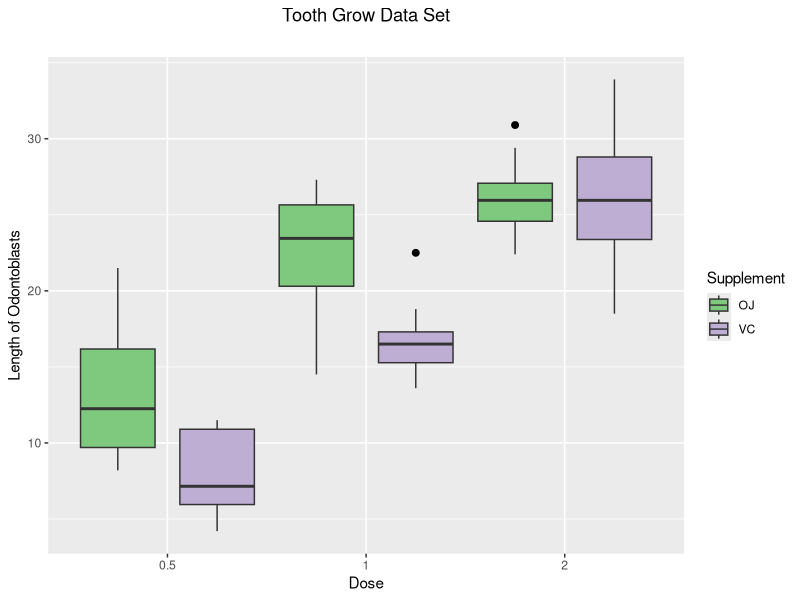

Source code (R): (Note: this script raises an error after producing the figure.)
## ---- chunk 1
knitr::opts_chunk$set(echo = TRUE)
## ---- chunk 2
Sys.setenv(R_GSCMD="C:\\Program Files\\gs\\gs9.54.0\\bin\\gswin64.exe")
## ---- chunk 3
library(datasets)
library(ggplot2)
library(RColorBrewer)
library(combinat)
library(knitr)
library(kableExtra)
## ---- chunk 4

tg <- ToothGrowth
tg$dose <- as.factor(tg$dose)
ggplot(data=tg, aes(x=dose,y=len,fill=supp)) +
  geom_boxplot(outlier.colour="black", 
               outlier.size=2,position=position_dodge(1)) + 
  labs(title = "Tooth Grow Data Set",
       subtitle = "",
       y = "Length of Odontoblasts", x = "Dose") +
    scale_fill_brewer(name = "Supplement",palette="Accent")  +
  theme(plot.title = element_text(hjust = 0.5)) 
## ---- chunk 5
tg$supp.dose <- paste0(tg$supp,".",tg$dose)
tg$supp.dose <- as.factor(tg$supp.dose)
supp.doses <- levels(tg$supp.dose)
n.supp.dose <- length(supp.doses)

mat.comparison <- matrix(rep(0,n.supp.dose**2),n.supp.dose,n.supp.dose)
rownames(mat.comparison) <- supp.doses
colnames(mat.comparison) <- supp.doses
for (i in 1:n.supp.dose) mat.comparison[i,i] <- "X"

comb.supp.doses <- combn(levels(tg$supp.dose),2)
comb.supp.pvalues <- rbind(comb.supp.doses,
apply(comb.supp.doses,2,function(x)
{
  t.test(len~supp.dose,data=tg[tg$supp.dose %in% x,],alternative="two.sided",conf.level=0.95,var.equal=FALSE)$p.value
}
  ))
comb.supp.pvalues <- as.data.frame(t(comb.supp.pvalues))
colnames(comb.supp.pvalues) <- c("Method.1","Method.2","P.Value")
comb.supp.pvalues$P.Value <- as.numeric(levels(comb.supp.pvalues$P.Value)[comb.supp.pvalues$P.Value])
comb.supp.pvalues$VERDICT <- with(comb.supp.pvalues,ifelse(P.Value < 0.05,"SIGNIFICANT",
    ifelse((P.Value >= 0.05) & (P.Value < 0.1), "BORDERLINE","INSIGNIFICANT")))
color.significant <- which(comb.supp.pvalues$VERDICT=="SIGNIFICANT")
color.borderline <- which(comb.supp.pvalues$VERDICT=="BORDERLINE")
color.insignificant <- which(comb.supp.pvalues$VERDICT=="INSIGNIFICANT")
comb.supp.pvalues$VERDICT <- as.factor(comb.supp.pvalues$VERDICT)
## ---- chunk 6
#kable(list.supp.pvalues)
rdylgn <- brewer.pal(name="RdYlGn",n=11)

kable(comb.supp.pvalues,"latex", caption = "Pair wise Testing", booktabs = T, align = "c") %>%
  kable_styling(latex_options = "HOLD_position") %>%
row_spec(color.significant, bold = T, color = rdylgn[11]) %>%
row_spec(color.borderline, bold = T, color = rdylgn[3]) %>%
row_spec(color.insignificant, bold = T, color = rdylgn[1])
